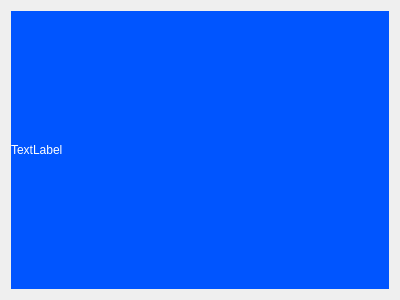
<?xml version="1.0" encoding="UTF-8"?>
<ui version="4.0">
 <class>MessageBar</class>
 <widget class="QWidget" name="MessageBar">
  <property name="geometry">
   <rect>
    <x>0</x>
    <y>0</y>
    <width>400</width>
    <height>300</height>
   </rect>
  </property>
  <property name="windowTitle">
   <string>Form</string>
  </property>
  <layout class="QVBoxLayout" name="verticalLayout">
   <item>
    <widget class="QLabel" name="label">
     <property name="styleSheet">
      <string notr="true">color: rgb(255, 255, 255);
background-color: rgb(0, 85, 255);</string>
     </property>
     <property name="text">
      <string>TextLabel</string>
     </property>
    </widget>
   </item>
  </layout>
 </widget>
 <resources/>
 <connections/>
</ui>
